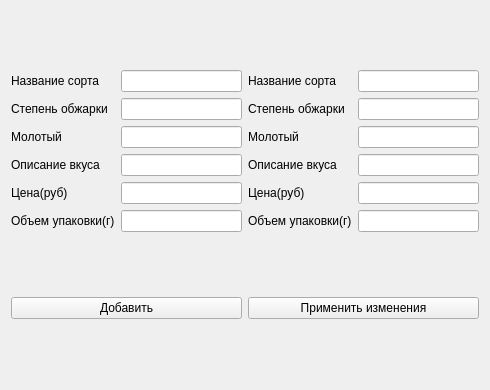
<?xml version="1.0" encoding="UTF-8"?>
<ui version="4.0">
 <class>Form</class>
 <widget class="QWidget" name="Form">
  <property name="geometry">
   <rect>
    <x>0</x>
    <y>0</y>
    <width>490</width>
    <height>390</height>
   </rect>
  </property>
  <property name="windowTitle">
   <string>Form</string>
  </property>
  <layout class="QHBoxLayout" name="horizontalLayout_3">
   <item>
    <layout class="QVBoxLayout" name="verticalLayout_3">
     <item>
      <layout class="QHBoxLayout" name="horizontalLayout">
       <item>
        <layout class="QVBoxLayout" name="verticalLayout_2">
         <item>
          <widget class="QLabel" name="label_2">
           <property name="text">
            <string>Название сорта</string>
           </property>
          </widget>
         </item>
         <item>
          <widget class="QLabel" name="label">
           <property name="text">
            <string>Степень обжарки</string>
           </property>
          </widget>
         </item>
         <item>
          <widget class="QLabel" name="label_5">
           <property name="text">
            <string>Молотый</string>
           </property>
          </widget>
         </item>
         <item>
          <widget class="QLabel" name="label_4">
           <property name="text">
            <string>Описание вкуса</string>
           </property>
          </widget>
         </item>
         <item>
          <widget class="QLabel" name="label_3">
           <property name="text">
            <string>Цена(руб)</string>
           </property>
          </widget>
         </item>
         <item>
          <widget class="QLabel" name="label_6">
           <property name="text">
            <string>Объем упаковки(г)</string>
           </property>
          </widget>
         </item>
        </layout>
       </item>
       <item>
        <layout class="QVBoxLayout" name="verticalLayout">
         <item>
          <widget class="QLineEdit" name="add1"/>
         </item>
         <item>
          <widget class="QLineEdit" name="add2"/>
         </item>
         <item>
          <widget class="QLineEdit" name="add3"/>
         </item>
         <item>
          <widget class="QLineEdit" name="add4"/>
         </item>
         <item>
          <widget class="QLineEdit" name="add5"/>
         </item>
         <item>
          <widget class="QLineEdit" name="add6"/>
         </item>
        </layout>
       </item>
      </layout>
     </item>
     <item>
      <widget class="QPushButton" name="do_add">
       <property name="text">
        <string>Добавить</string>
       </property>
      </widget>
     </item>
    </layout>
   </item>
   <item>
    <layout class="QVBoxLayout" name="verticalLayout_6">
     <item>
      <layout class="QHBoxLayout" name="horizontalLayout_2">
       <item>
        <layout class="QVBoxLayout" name="verticalLayout_4">
         <item>
          <widget class="QLabel" name="label_7">
           <property name="text">
            <string>Название сорта</string>
           </property>
          </widget>
         </item>
         <item>
          <widget class="QLabel" name="label_8">
           <property name="text">
            <string>Степень обжарки</string>
           </property>
          </widget>
         </item>
         <item>
          <widget class="QLabel" name="label_9">
           <property name="text">
            <string>Молотый</string>
           </property>
          </widget>
         </item>
         <item>
          <widget class="QLabel" name="label_10">
           <property name="text">
            <string>Описание вкуса</string>
           </property>
          </widget>
         </item>
         <item>
          <widget class="QLabel" name="label_11">
           <property name="text">
            <string>Цена(руб)</string>
           </property>
          </widget>
         </item>
         <item>
          <widget class="QLabel" name="label_12">
           <property name="text">
            <string>Объем упаковки(г)</string>
           </property>
          </widget>
         </item>
        </layout>
       </item>
       <item>
        <layout class="QVBoxLayout" name="verticalLayout_5">
         <item>
          <widget class="QLineEdit" name="edit1"/>
         </item>
         <item>
          <widget class="QLineEdit" name="edit2"/>
         </item>
         <item>
          <widget class="QLineEdit" name="edit3"/>
         </item>
         <item>
          <widget class="QLineEdit" name="edit4"/>
         </item>
         <item>
          <widget class="QLineEdit" name="edit5"/>
         </item>
         <item>
          <widget class="QLineEdit" name="edit6"/>
         </item>
        </layout>
       </item>
      </layout>
     </item>
     <item>
      <widget class="QPushButton" name="do_edit">
       <property name="text">
        <string>Применить изменения</string>
       </property>
      </widget>
     </item>
    </layout>
   </item>
  </layout>
 </widget>
 <resources/>
 <connections/>
</ui>
